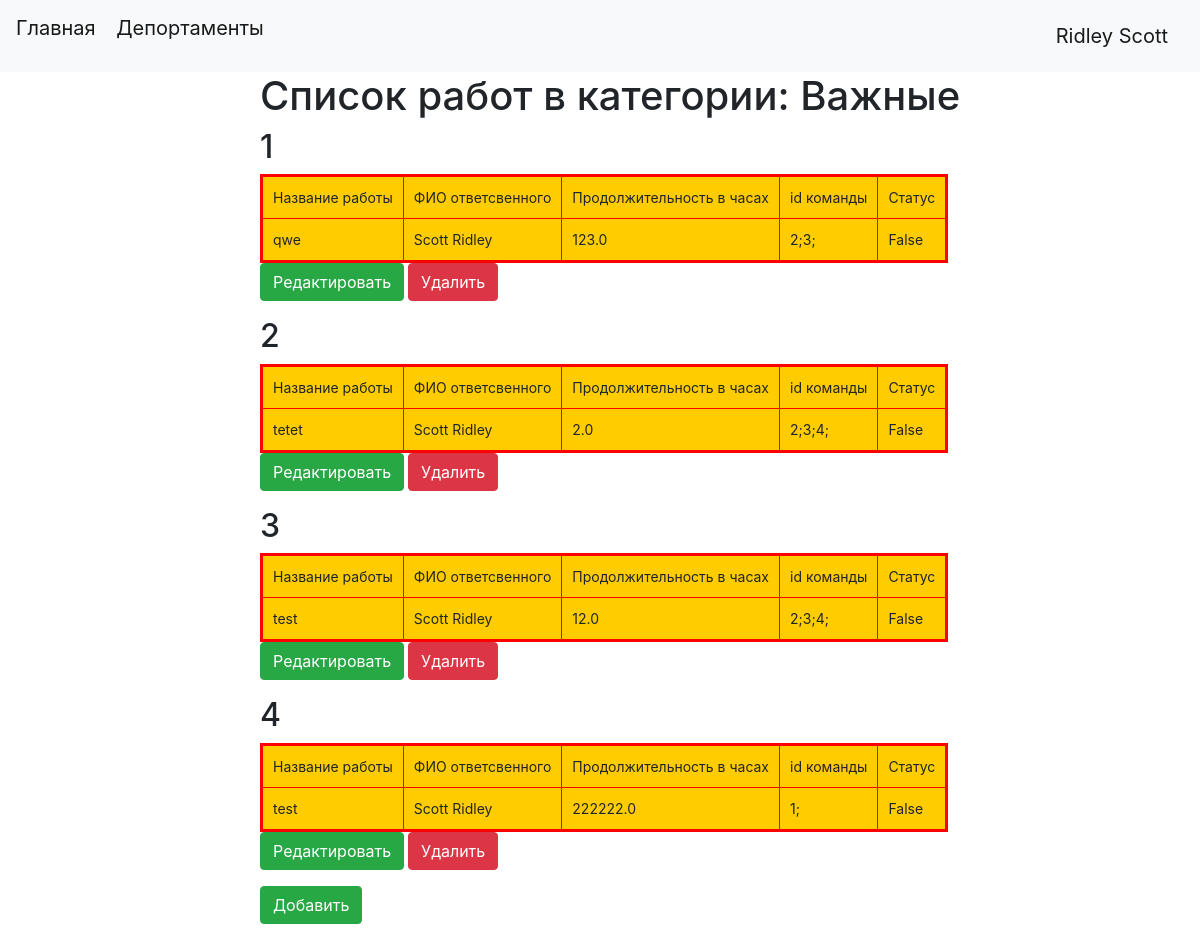
The page /categories/1 (signed in) on the database its author committed.
### data/users.py (models this page shows, shortened)
class User(SqlAlchemyBase, UserMixin, SerializerMixin):
    __tablename__ = 'users'
    id = sqlalchemy.Column(sqlalchemy.Integer,
                           primary_key=True,
                           autoincrement=True)
    surname = sqlalchemy.Column(sqlalchemy.String, nullable=True)
    name = sqlalchemy.Column(sqlalchemy.String, nullable=True)
    age = sqlalchemy.Column(sqlalchemy.Integer, nullable=True)
    position = sqlalchemy.Column(sqlalchemy.String, nullable=True)
    speciality = sqlalchemy.Column(sqlalchemy.String, nullable=True)
    addres = sqlalchemy.Column(sqlalchemy.String, nullable=True)
    email = sqlalchemy.Column(sqlalchemy.String,
                              index=True,
                              unique=True,
                              nullable=True)
    hashed_password = sqlalchemy.Column(sqlalchemy.String, nullable=True)
    modified_date = sqlalchemy.Column(sqlalchemy.DateTime,
                                      default=datetime.datetime.now)
    jobs = orm.relationship("Jobs", back_populates='user')

### data/jobs.py (models this page shows, shortened)
class Categories(SqlAlchemyBase):
    __tablename__ = 'categories'
    id = sqlalchemy.Column(sqlalchemy.Integer,
                           primary_key=True,
                           autoincrement=True)
    title = sqlalchemy.Column(sqlalchemy.String)
    jobs = orm.relationship("Jobs",
                            secondary='link',
                            overlaps="categories",
                            backref=orm.backref("jobs", lazy="dynamic"),
                            single_parent=True,
                            cascade="all, delete, delete-orphan")

class Jobs(SqlAlchemyBase, SerializerMixin):
    __tablename__ = 'jobs'
    id = sqlalchemy.Column(sqlalchemy.Integer,
                           primary_key=True,
                           autoincrement=True)
    team_leader = sqlalchemy.Column(sqlalchemy.Integer,
                                    sqlalchemy.ForeignKey("users.id"))
    job = sqlalchemy.Column(sqlalchemy.String)
    work_size = sqlalchemy.Column(sqlalchemy.Float)
    collaborators = sqlalchemy.Column(sqlalchemy.String)
    start_date = sqlalchemy.Column(sqlalchemy.Date)
    end_date = sqlalchemy.Column(sqlalchemy.Date)
    is_finished = sqlalchemy.Column(sqlalchemy.Boolean)
    user = orm.relationship('User')
    categories = orm.relationship('Categories',
                                  secondary='link',
                                  overlaps="categories",
                                  single_parent=True,
                                  cascade="all, delete, delete-orphan")

### main.py (the view)
@app.route('/categories/<int:id>', methods=['GET', 'POST'])
@login_required
def categories(id):
    param = {}
    db_sess = db_session.create_session()
    categori = db_sess.query(Categories).filter_by(id=id).first()
    param["categori_title"] = categori.title
    param["jobs"] = categori.jobs
    return render_template("categories.html", **param)

### data/db_session.py (called while the page is built)
def create_session() -> Session:
    global __factory
    return __factory()

### main.py (called while the page is built)
@login_manager.user_loader
def load_user(user_id):
    db_sess = db_session.create_session()
    return db_sess.query(User).get(user_id)

### templates/categories.html
{% extends "base.html" %}
{% block content %}
<h1>Список работ в категории: {{categori_title}}</h1>
{% if  jobs%}
    {% for item in jobs%}
            <h2>{{loop.index}}</h2>
            <table bgcolor="#ffcc00" border="3" bordercolor="red" cellpadding="10">
                <tr>
                    <td>Название работы </td>
                    <td>ФИО ответсвенного</td>
                    <td>Продолжительность в часах</td>
                    <td>id команды</td>
                    <td>Статус</td>
                  </tr>
                  <tr>
                    <td>{{item.job}}</td>
                    <td>{{item.user.surname}} {{item.user.name}}</td>
                    <td>{{item.work_size}}</td>
                    <td>{{item.collaborators}}</td>
                    <td>{{item.is_finished}}</td>
                  </tr>
            </table>
            {% if current_user.is_authenticated %}
                {% if current_user.id == 1 or current_user.id == item.user.id%}
                    <p>
                        <a class="btn btn-success" href="/job/{{item.id}}">Редактировать</a>
                        <a class="btn btn-danger" href="/delete_job/{{ item.id }}">Удалить</a>
                    </p>
                {% endif %}
            {% endif %}
            {% endfor %}
            {% if current_user.is_authenticated %}
            <p>
                <a class="btn btn-success" href="/add_job">Добавить</a>
            </p>
            {% endif %}
{% else %}
    <h2>Здесь нет работ</h2>
{% endif %}
{% endblock %}

### templates/base.html (shortened to what this page needs)
<!DOCTYPE HTML>
<html lang="en">
<head>
    <link rel="stylesheet" href="{{ url_for('static', filename='css/style.css')}}" type="text/css"/>
    <link rel="stylesheet"
          href="https://stackpath.bootstrapcdn.com/bootstrap/4.4.1/css/bootstrap.min.css"
>
</head>
<body>
<header>
    {% if current_user.is_authenticated %}
    <nav class="navbar navbar-light bg-light">
        <p>
            <a class="navbar-brand" href="/">Главная</a>
            <a class="navbar-brand" href="/deportaments">Депортаменты</a>
        </p>
            <a class="navbar-brand" href="/logout">{{ current_user.name }} {{ current_user.surname }}</a>
        </nav>
        {% endif %}
</header>
<div class="main">
    {% block content %}{% endblock %}
</div>
</body>
</html>

### static/css/style.css (style rules this page uses)
body { font-family: "Lato", sans-serif; }
.main { margin-left: 260px; font-size: 14px; }

### rows shown on the page
User: name "Ridley", surname "Scott"
Categories: title "Важные"
Jobs: job "qwe", user.surname "Scott", user.name "Ridley", work_size "123.0", collaborators "2;3;", is_finished "False"
Jobs: job "tetet", user.surname "Scott", user.name "Ridley", work_size "2.0", collaborators "2;3;4;", is_finished "False"
Jobs: job "test", user.surname "Scott", user.name "Ridley", work_size "12.0", collaborators "2;3;4;", is_finished "False"
Jobs: job "test", user.surname "Scott", user.name "Ridley", work_size "222222.0", collaborators "1;", is_finished "False"
